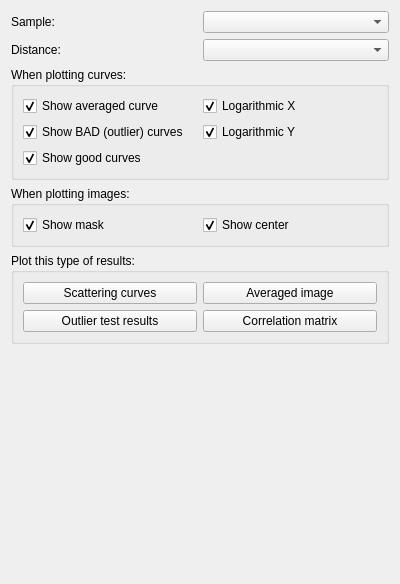
       <widget class="QWidget" name="perSampleResultsPage">
        <property name="geometry">
         <rect>
          <x>0</x>
          <y>0</y>
          <width>400</width>
          <height>584</height>
         </rect>
        </property>
        <property name="sizePolicy">
         <sizepolicy hsizetype="MinimumExpanding" vsizetype="Preferred">
          <horstretch>0</horstretch>
          <verstretch>0</verstretch>
         </sizepolicy>
        </property>
        <attribute name="label">
         <string>Per-sample results</string>
        </attribute>
        <layout class="QGridLayout" name="gridLayout_5">
         <item row="2" column="0" colspan="2">
          <widget class="QGroupBox" name="groupBox_2">
           <property name="title">
            <string>When plotting curves:</string>
           </property>
           <layout class="QGridLayout" name="gridLayout_11">
            <item row="2" column="0">
             <widget class="QCheckBox" name="plot1dShowGoodCurvesCheckBox">
              <property name="text">
               <string>Show good curves</string>
              </property>
              <property name="checked">
               <bool>true</bool>
              </property>
             </widget>
            </item>
            <item row="1" column="0">
             <widget class="QCheckBox" name="plot1dShowBadCurvesCheckBox">
              <property name="text">
               <string>Show BAD (outlier) curves</string>
              </property>
              <property name="checked">
               <bool>true</bool>
              </property>
             </widget>
            </item>
            <item row="0" column="0">
             <widget class="QCheckBox" name="plot1dShowMeanCurveCheckBox">
              <property name="text">
               <string>Show averaged curve</string>
              </property>
              <property name="checked">
               <bool>true</bool>
              </property>
             </widget>
            </item>
            <item row="0" column="1">
             <widget class="QCheckBox" name="plot1dLogarithmicXCheckBox">
              <property name="text">
               <string>Logarithmic X</string>
              </property>
              <property name="checked">
               <bool>true</bool>
              </property>
             </widget>
            </item>
            <item row="1" column="1">
             <widget class="QCheckBox" name="plot1dLogarithmicYCheckBox">
              <property name="text">
               <string>Logarithmic Y</string>
              </property>
              <property name="checked">
               <bool>true</bool>
              </property>
             </widget>
            </item>
           </layout>
          </widget>
         </item>
         <item row="1" column="0">
          <widget class="QLabel" name="label_9">
           <property name="text">
            <string>Distance:</string>
           </property>
           <property name="buddy">
            <cstring>resultsDistanceSelectorComboBox</cstring>
           </property>
          </widget>
         </item>
         <item row="0" column="1">
          <widget class="QComboBox" name="resultsSampleSelectorComboBox"/>
         </item>
         <item row="0" column="0">
          <widget class="QLabel" name="label_8">
           <property name="text">
            <string>Sample:</string>
           </property>
           <property name="buddy">
            <cstring>resultsSampleSelectorComboBox</cstring>
           </property>
          </widget>
         </item>
         <item row="1" column="1">
          <widget class="QComboBox" name="resultsDistanceSelectorComboBox"/>
         </item>
         <item row="4" column="0" colspan="2">
          <widget class="QGroupBox" name="groupBox_3">
           <property name="sizePolicy">
            <sizepolicy hsizetype="MinimumExpanding" vsizetype="Preferred">
             <horstretch>0</horstretch>
             <verstretch>0</verstretch>
            </sizepolicy>
           </property>
           <property name="title">
            <string>Plot this type of results:</string>
           </property>
           <layout class="QGridLayout" name="gridLayout_6">
            <item row="0" column="1">
             <widget class="QPushButton" name="plotImagePushButton">
              <property name="text">
               <string>Averaged image</string>
              </property>
             </widget>
            </item>
            <item row="0" column="0">
             <widget class="QPushButton" name="plotCurvesPushButton">
              <property name="text">
               <string>Scattering curves</string>
              </property>
             </widget>
            </item>
            <item row="1" column="0">
             <widget class="QPushButton" name="plotCorMatTestResultsPushButton">
              <property name="text">
               <string>Outlier test results</string>
              </property>
             </widget>
            </item>
            <item row="1" column="1">
             <widget class="QPushButton" name="plotCorMatPushButton">
              <property name="text">
               <string>Correlation matrix</string>
              </property>
             </widget>
            </item>
           </layout>
          </widget>
         </item>
         <item row="5" column="0" colspan="2">
          <spacer name="verticalSpacer_2">
           <property name="orientation">
            <enum>Qt::Vertical</enum>
           </property>
           <property name="sizeHint" stdset="0">
            <size>
             <width>20</width>
             <height>40</height>
            </size>
           </property>
          </spacer>
         </item>
         <item row="3" column="0" colspan="2">
          <widget class="QGroupBox" name="groupBox_4">
           <property name="title">
            <string>When plotting images:</string>
           </property>
           <layout class="QGridLayout" name="gridLayout_10">
            <item row="0" column="0">
             <widget class="QCheckBox" name="plot2dShowMaskCheckBox">
              <property name="text">
               <string>Show mask</string>
              </property>
              <property name="checked">
               <bool>true</bool>
              </property>
             </widget>
            </item>
            <item row="0" column="1">
             <widget class="QCheckBox" name="plot2dShowCenterCheckBox">
              <property name="text">
               <string>Show center</string>
              </property>
              <property name="checked">
               <bool>true</bool>
              </property>
             </widget>
            </item>
           </layout>
          </widget>
         </item>
        </layout>
       </widget>
